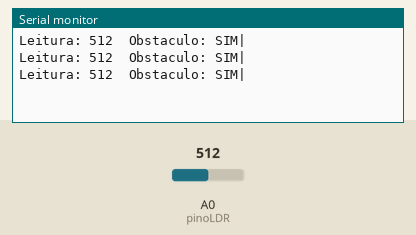
Recording of a sketch running on a simulated Arduino Uno, built with avr-gcc and run on an emulated ATmega328P. Parts: the last lines printed to the serial monitor. The test bench sets the inputs (shaded band); at power-on: A0 (pinoLDR) = 512.

Above: at 1.3 s.
1.4 s: A0 (pinoLDR) set to 521
At 1.9 s:
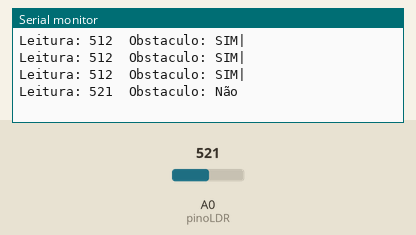
3.5 s: A0 (pinoLDR) set to 511
At 3.9 s:
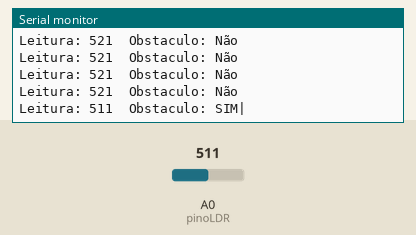

The sketch:

LAZER.ino
```cpp
// Missão IMPOSSIVEL - Projeto com LAZER

const int pinoLDR = A0; // PINO LDR
int leitura = 0;

void setup() {
  // Inicie e configura a serial
  Serial.begin(9600);

  //Configura o pino do LDR
  pinMode(pinoLDR, INPUT); // Pino ANALOGICO
}

void loop() {
  // Le o valor de tensao no pino LDR
  leitura = analogRead(pinoLDR);

  //Imprime na tela MONITOR SERIAL
  Serial.print("Leitura: ");
  Serial.print(leitura);
  Serial.print("\t");

  //Imprime se existe ou não obstáculo
  Serial.print("Obstaculo: ");
  if (leitura <= 512){
    Serial.print("SIM|");
  }
  else{
    Serial.print("Não");
  }

  Serial.println();

  delay(500);

}
```

Measured:
- the behaviour switches between 512 and 513 on A0 (pinoLDR) (found by bisection; images 0 and 1)
- after the input at 1.4 s, the serial monitor: prints a new line after 0.10 s (image 1)
- after the input at 3.5 s, the serial monitor: prints a new line at once (image 2)
